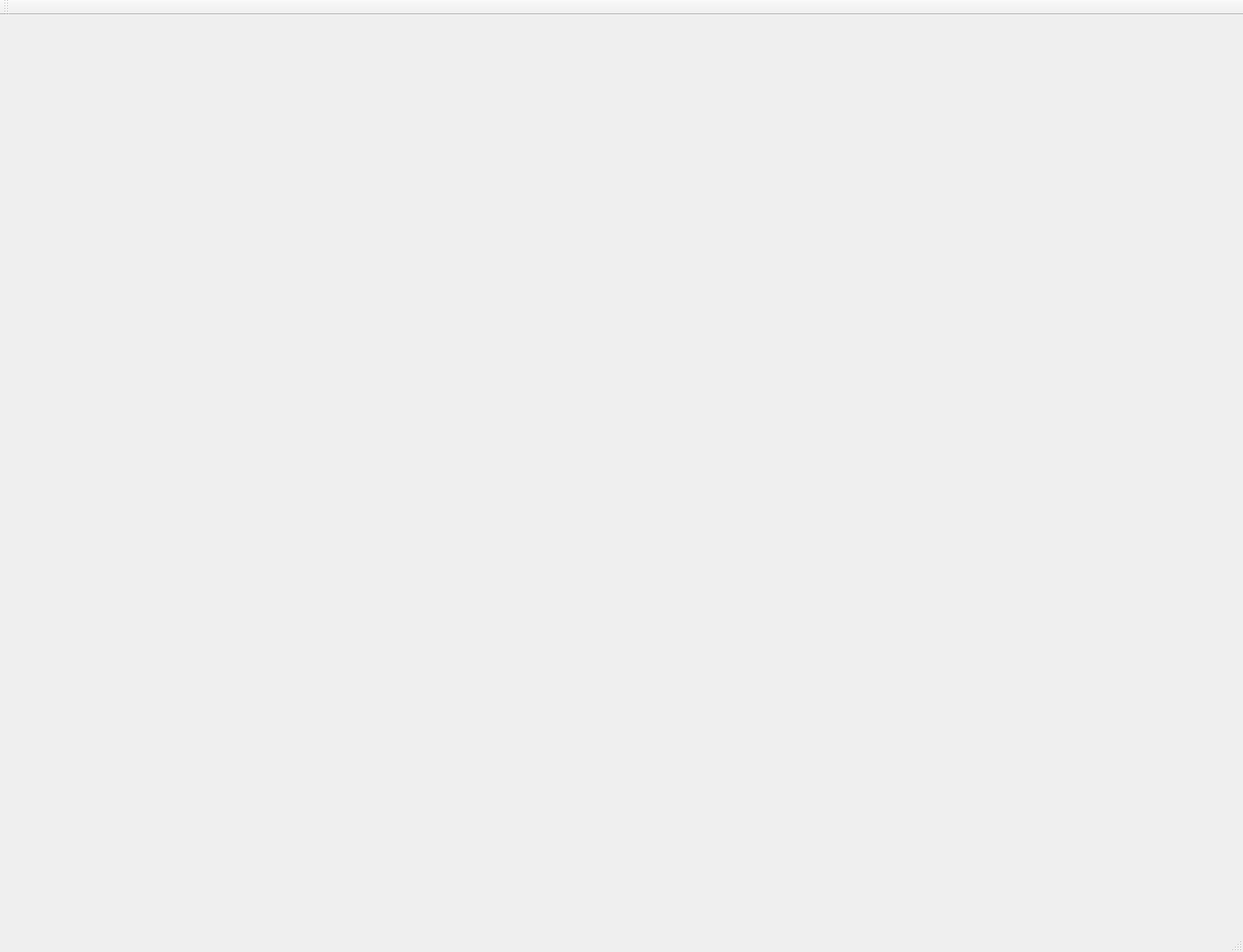
<?xml version="1.0" encoding="UTF-8"?>
<ui version="4.0">
 <class>MainWindow</class>
 <widget class="QMainWindow" name="MainWindow">
  <property name="geometry">
   <rect>
    <x>0</x>
    <y>0</y>
    <width>1393</width>
    <height>1067</height>
   </rect>
  </property>
  <property name="windowTitle">
   <string>MainWindow</string>
  </property>
  <widget class="QWidget" name="centralWidget"/>
  <widget class="QMenuBar" name="menuBar">
   <property name="geometry">
    <rect>
     <x>0</x>
     <y>0</y>
     <width>1393</width>
     <height>23</height>
    </rect>
   </property>
  </widget>
  <widget class="QToolBar" name="mainToolBar">
   <attribute name="toolBarArea">
    <enum>TopToolBarArea</enum>
   </attribute>
   <attribute name="toolBarBreak">
    <bool>false</bool>
   </attribute>
  </widget>
  <widget class="QStatusBar" name="statusBar"/>
 </widget>
 <layoutdefault spacing="6" margin="11"/>
 <resources/>
 <connections/>
</ui>
